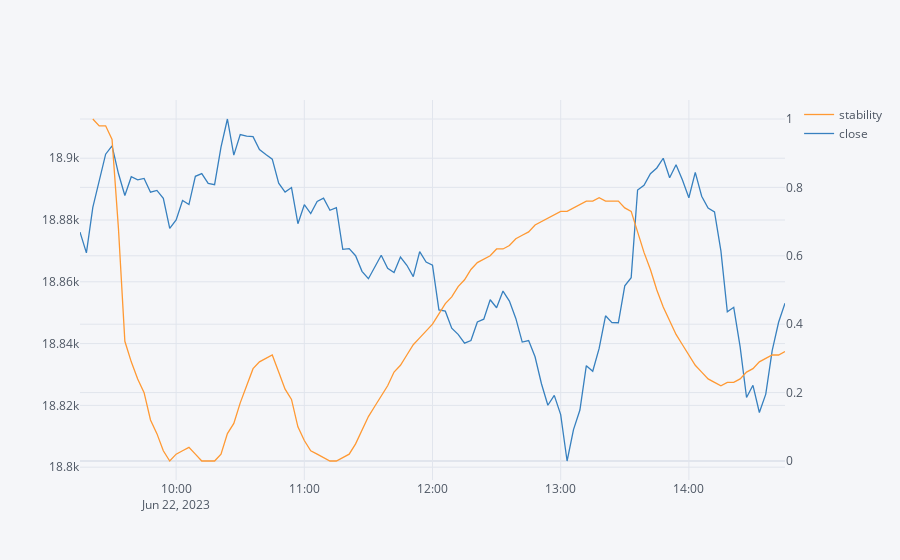

The cell this chart's notebook holds for it:
### Code cell
df[['stability','close']].iplot(secondary_y='stability')
